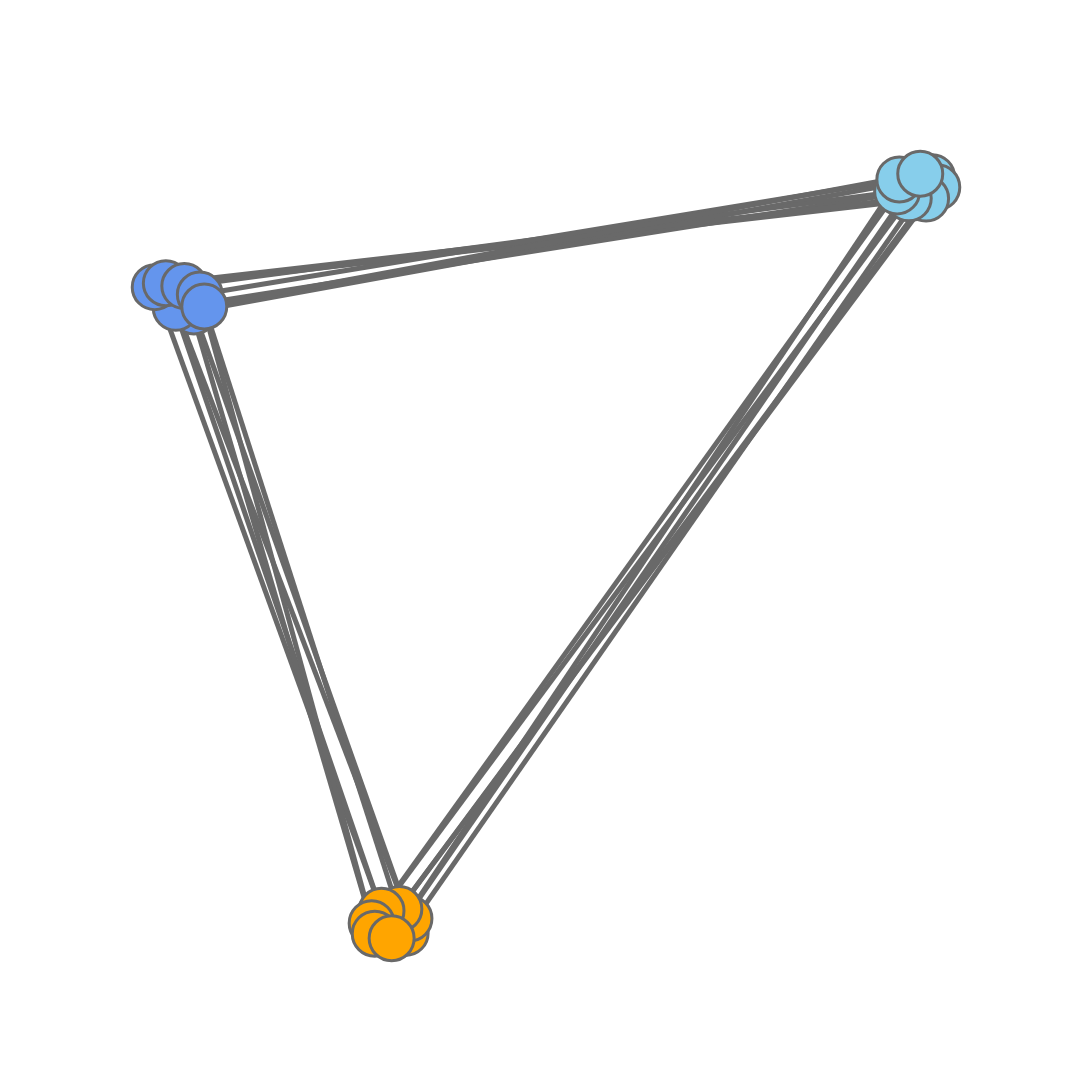

The code cell stored with this chart in its notebook:
### Code cell
trace_nodes = get_trace_nodes_2D(posG_merge, list(G.nodes()), color_list, size=node_size, linewidth=node_width)
trace_edges = get_trace_edges_2D(G, posG_merge, color='dimgrey', opac=edge_opacity ,linewidth=edge_width)

data = [trace_edges,trace_nodes]
fname = 'FeatureTuning_merge_FuncScalar'+str(scalar_val)


fig = pgo.Figure()
    
for i in data:
    fig.add_trace(i)
        
fig.update_layout(template= 'plotly_white', 
                      showlegend=False, width=1200, height=1200,
                          scene=dict(
                              xaxis_title='',
                              yaxis_title='',
                              xaxis=dict(nticks=0,tickfont=dict(
                                    color='white')),
                              yaxis=dict(nticks=0,tickfont=dict(
                                    color='white')),
                        ))    
fig.update_xaxes(visible=False)
fig.update_yaxes(visible=False)

fig.write_image(path+fname+'_Gnodes'+str(len(G.nodes()))+'_nn'+str(n_neighbors)+'_spr'+str(spread)+'_min'+str(min_dist)+'_'+metric+'_'+dimred+'.pdf')
fig.show()

### Figure 1 — Plotly figure (JSON) as saved in the notebook; plotly's stock layout.template omitted (floating-point values rounded to 4 significant figures)
{"data": [{"hoverinfo": "none", "line": {"color": "dimgrey", "width": 5}, "mode": "lines", "opacity": 1, "type": "scatter", "x": [0.3207, 0.9935, null, 0.3207, 0.06331, null, 0.9935, 0.05, null, 0.05, 0.3255, null, 0.3255, 0.02686, null, 0.02686, 1, null, 1, 0.3126, null, 0.3126, 0.9857, null, 0.9857, 0, null, 0, 0.2898, null, 0.2898, 0.01423, null, 0.01423, 0.9635, null, 0.9635, 0.2772, null, 0.2772, 0.9487, null, 0.9487, 0.03782, null, 0.03782, 0.2812, null, 0.2812, 0.05765, null, 0.05765, 0.9515, null, 0.9515, 0.3028, null, 0.3028, 0.9782, null, 0.9782, 0.06331, null], "y": [0.007031, 0.9954, null, 0.007031, 0.8263, null, 0.9954, 0.8198, null, 0.8198, 0.02574, null, 0.02574, 0.8246, null, 0.8246, 0.9822, null, 0.9822, 0.03826, null, 0.03826, 0.9675, null, 0.9675, 0.8517, null, 0.8517, 0.03602, null, 0.03602, 0.8568, null, 0.8568, 0.9678, null, 0.9678, 0.01979, null, 0.01979, 0.9769, null, 0.9769, 0.8531, null, 0.8531, 0.005979, null, 0.005979, 0.842, null, 0.842, 0.9925, null, 0.9925, 0, null, 0, 1, null, 1, 0.8263, null]}, {"hoverinfo": "text", "marker": {"color": ["orange", "skyblue", "cornflowerblue", "orange", "cornflowerblue", "skyblue", "orange", "skyblue", "cornflowerblue", "orange", "cornflowerblue", "skyblue", "orange", "skyblue", "cornflowerblue", "orange", "cornflowerblue", "skyblue", "orange", "skyblue", "cornflowerblue"], "line": {"color": "dimgrey", "width": 3}, "size": 45, "symbol": "circle"}, "mode": "markers", "text": ["0", "1", "2", "3", "4", "5", "6", "7", "8", "9", "10", "11", "12", "13", "14", "15", "16", "17", "18", "19", "20"], "type": "scatter", "x": [0.3207, 0.9935, 0.05, 0.3255, 0.02686, 1, 0.3126, 0.9857, 0, 0.2898, 0.01423, 0.9635, 0.2772, 0.9487, 0.03782, 0.2812, 0.05765, 0.9515, 0.3028, 0.9782, 0.06331], "y": [0.007031, 0.9954, 0.8198, 0.02574, 0.8246, 0.9822, 0.03826, 0.9675, 0.8517, 0.03602, 0.8568, 0.9678, 0.01979, 0.9769, 0.8531, 0.005979, 0.842, 0.9925, 0, 1, 0.8263]}], "layout": {"height": 1200, "scene": {"xaxis": {"nticks": 0, "tickfont": {"color": "white"}, "title": {"text": ""}}, "yaxis": {"nticks": 0, "tickfont": {"color": "white"}, "title": {"text": ""}}}, "showlegend": false, "width": 1200, "xaxis": {"autorange": true, "range": [-0.09108, 1.091], "type": "linear", "visible": false}, "yaxis": {"autorange": true, "range": [-0.09182, 1.092], "type": "linear", "visible": false}}}
